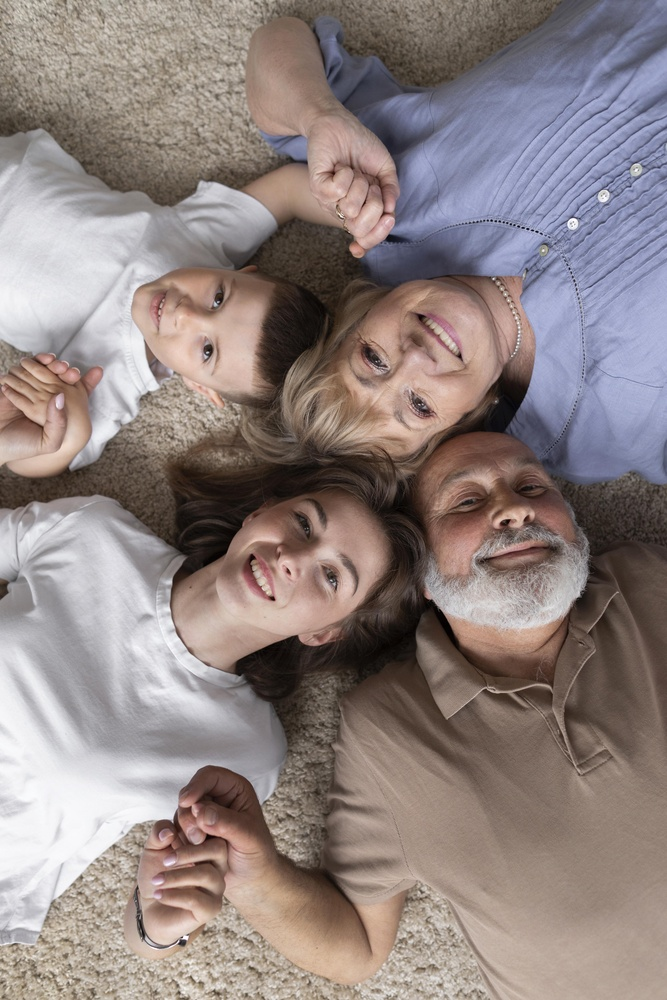
#> input picture imgs/acima-vista-da-familia-posando-junta.jpg, 667 x 1000 px, shrunk from 4081 x 6123 before the run; its folder holds only this picture in this run
$ python photo_editor.py
#> lines starting #> are read from the running program, lines starting #| are printed output that depends on the picture
from PIL import Image, ImageEnhance, ImageFilter
import os

path = './imgs'
path_out = '/edited_imgs'

for filename in os.listdir(path):
    img = Image.open(f"{path}/{filename}")
#> img is the input picture: PIL image 667x1000 RGB; mean R, G, B 143.4, 131, 128.8
    edited_img = img.convert("L")
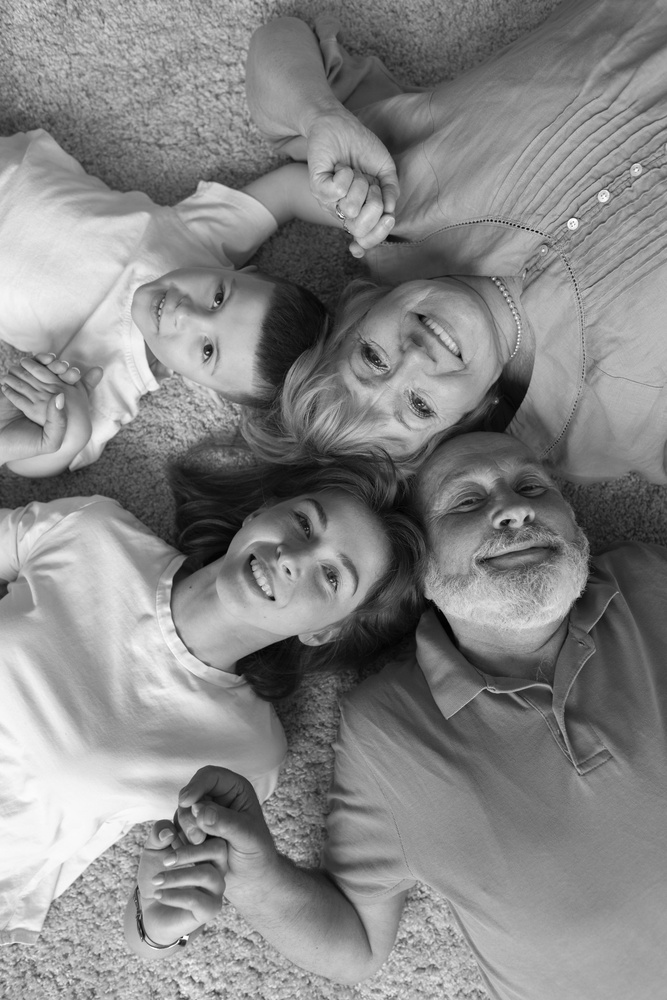
#> edited_img: PIL image 667x1000 L; min 1, max 254, mean 134.4
    enhanced_img = ImageEnhance.Contrast(edited_img)
    enhanced_img = enhanced_img.enhance(1)
    clean_name = os.path.splitext(filename)[0]
    enhanced_img.save(f'.{path_out}/{clean_name}_edited.jpg')
